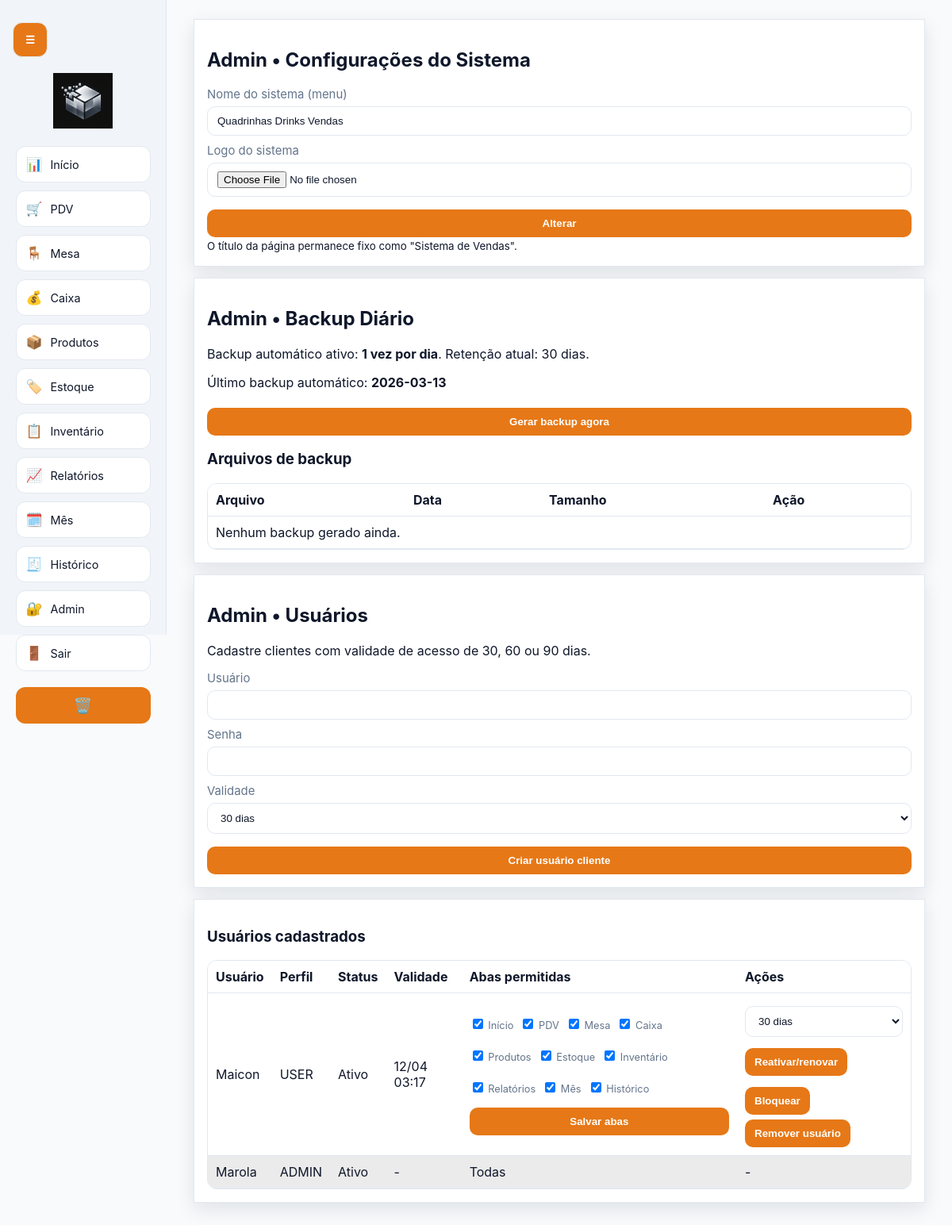
Page /admin/users (signed in) on the committed database.
### tables this page shows
CREATE TABLE system_settings (
            key TEXT PRIMARY KEY,
            value TEXT NOT NULL
        );

CREATE TABLE users (
            id INTEGER PRIMARY KEY AUTOINCREMENT,
            username TEXT UNIQUE NOT NULL,
            password TEXT NOT NULL,
            role TEXT NOT NULL DEFAULT 'ADMIN'
        , is_active INTEGER NOT NULL DEFAULT 1, expires_at TEXT, allowed_tabs TEXT);

### app.py (the view, shortened to what this page needs)
@app.route("/admin/users", methods=["GET", "POST"])
def admin_users():
    redirect_resp = require_admin()
    if redirect_resp:
        return redirect_resp
    db = get_db()
    users = db.execute("SELECT * FROM users ORDER BY role DESC, username ASC").fetchall()
    backups = sorted(app.config["BACKUP_FOLDER"].glob("backup_*.tar.gz"), key=lambda p: p.stat().st_mtime, reverse=True)
    backup_rows = [
        {
            "name": b.name,
            "size_kb": round(b.stat().st_size / 1024, 1),
            "created_at": datetime.fromtimestamp(b.stat().st_mtime).strftime("%Y-%m-%d %H:%M:%S"),
        }
        for b in backups[:20]
    ]
    return render_template(
        "admin_users.html",
        users=users,
        now=now_iso(),
        available_tabs=TAB_LABELS,
        backups=backup_rows,
        backup_last_run=get_setting(db, "backup_last_run_date", "-"),
        backup_keep_days=get_setting(db, "backup_keep_days", "30"),
    )

### app.py (called while the page is built, shortened)
def get_db() -> sqlite3.Connection:
    if "db" not in g:
        conn = sqlite3.connect(DB_PATH)
        conn.row_factory = sqlite3.Row
        conn.execute("PRAGMA foreign_keys = ON")
        g.db = conn
    return g.db

def get_system_name(db: sqlite3.Connection) -> str:
    row = db.execute("SELECT value FROM system_settings WHERE key = 'system_name'").fetchone()
    return row["value"] if row else "Quadrinhas Drinks Vendas"

def get_setting(db: sqlite3.Connection, key: str, default: str = "") -> str:
    row = db.execute("SELECT value FROM system_settings WHERE key = ?", (key,)).fetchone()
    return row["value"] if row else default

def maybe_run_daily_backup() -> None:
    db = get_db()
    if get_setting(db, "backup_enabled", "1") != "1":
        return
    today = datetime.now().strftime("%Y-%m-%d")
    last_run = get_setting(db, "backup_last_run_date", "")
    if last_run == today:
        return
    keep_days = int(get_setting(db, "backup_keep_days", "30") or "30")
    create_backup_archive()
    cleanup_old_backups(keep_days)
    set_setting(db, "backup_last_run_date", today)
    db.commit()

def user_allowed_tabs(user: sqlite3.Row | None) -> set[str]:
    if not user:
        return set()
    if user["role"] == "ADMIN":
        return set(DEFAULT_USER_TABS)
    return parse_allowed_tabs(user["allowed_tabs"])

def require_login():
    if "user_id" not in session:
        flash("Faça login para acessar o sistema.", "warning")
        return redirect(url_for("login"))
    user = get_current_user()
    if not user:
        session.clear()
        flash("Sessão inválida. Faça login novamente.", "warning")
        return redirect(url_for("login"))
    return None

def require_admin():
    redirect_resp = require_login()
    if redirect_resp:
        return redirect_resp
    user = get_current_user()
    if not user or user["role"] != "ADMIN":
        flash("Acesso permitido apenas para administrador.", "danger")
        return redirect(url_for("dashboard"))
    return None

def get_current_user() -> sqlite3.Row | None:
    if "current_user" in g:
        return g.current_user
    uid = session.get("user_id")
    if not uid:
        g.current_user = None
        return None
    g.current_user = get_db().execute("SELECT * FROM users WHERE id = ?", (uid,)).fetchone()
    return g.current_user

def is_user_blocked(user: sqlite3.Row) -> bool:
    if user["role"] == "ADMIN":
        return False

def now_iso() -> str:
    return datetime.now().isoformat(timespec="seconds")

### templates/admin_users.html (shortened to what this page needs)
{% extends "base.html" %}
{% block content %}
<section class="card">
  <h2>Admin • Configurações do Sistema</h2>
  <form method="post" action="{{ url_for('admin_settings') }}" enctype="multipart/form-data" class="grid-form">
    <label>Nome do sistema (menu)
      <input name="system_name" value="{{ system_name }}" required>
    </label>
    <label>Logo do sistema
      <input type="file" name="logo_file" accept=".png,.jpg,.jpeg,.webp,.svg">
    </label>
    <button type="submit">Alterar</button>
  </form>
  <small>O título da página permanece fixo como "Sistema de Vendas".</small>
</section>
<section class="card">
  <h2>Admin • Backup Diário</h2>
  <p>Backup automático ativo: <strong>1 vez por dia</strong>. Retenção atual: {{ backup_keep_days }} dias.</p>
  <p>Último backup automático: <strong>{{ backup_last_run }}</strong></p>
  <form method="post" action="{{ url_for('admin_run_backup') }}">
    <button type="submit">Gerar backup agora</button>
  </form>
  <h3>Arquivos de backup</h3>
  <table>
    <thead>
      <tr><th>Arquivo</th><th>Data</th><th>Tamanho</th><th>Ação</th></tr>
    </thead>
    <tbody>
      {% for b in backups %}
      <tr>
        <td>{{ b['name'] }}</td>
        <td>{{ b['created_at'] }}</td>
        <td>{{ b['size_kb'] }} KB</td>
        <td><a href="{{ url_for('admin_download_backup', backup_name=b['name']) }}">Baixar</a></td>
      </tr>
      {% else %}
      <tr><td colspan="4">Nenhum backup gerado ainda.</td></tr>
      {% endfor %}
    </tbody>
  </table>
</section>
<section class="card">
  <h2>Admin • Usuários</h2>
  <p>Cadastre clientes com validade de acesso de 30, 60 ou 90 dias.</p>
  <form method="post" class="grid-form">
    <label>Usuário
      <input name="username" required>
    </label>
    <label>Senha
      <input name="password" required>
    </label>
    <label>Validade
      <select name="duration_days" required>
        <option value="30">30 dias</option>
      </select>
    </label>
    <button type="submit">Criar usuário cliente</button>
  </form>
</section>
<section class="card">
  <h3>Usuários cadastrados</h3>
  <table>
    <thead>
      <tr>
        <th>Usuário</th>
        <th>Perfil</th>
        <th>Status</th>
        <th>Validade</th>
        <th>Abas permitidas</th>
        <th>Ações</th>
      </tr>
    </thead>
    <tbody>
      {% for user in users %}
      <tr>
        <td>{{ user['username'] }}</td>
        <td>{{ user['role'] }}</td>
        <td>
          {% if user['role'] == 'ADMIN' %}
            Ativo
          {% elif user['is_active'] and (not user['expires_at'] or user['expires_at'] > now) %}
            Ativo
          {% else %}
            Bloqueado
          {% endif %}
        </td>
        <td>{{ user['expires_at']|fmt_dt if user['expires_at'] else '-' }}</td>
        <td>
          {% if user['role'] != 'ADMIN' %}
          {% set user_tabs = user['allowed_tabs'].split(',') if user['allowed_tabs'] else [] %}
          <form method="post" action="{{ url_for('admin_update_user_tabs', user_id=user['id']) }}">
            <div class="inline" style="gap:8px;flex-wrap:wrap;">
              {% for tab_key, tab_label in available_tabs.items() %}
              <label style="font-size:.8rem;">
                <input type="checkbox" name="allowed_tabs" value="{{ tab_key }}" {% if tab_key in user_tabs %}checked{% endif %}>
                {{ tab_label }}
              </label>
              {% endfor %}
            </div>
            <button type="submit">Salvar abas</button>
          </form>
          {% else %}
          Todas
          {% endif %}
        </td>
        <td>
          {% if user['role'] != 'ADMIN' %}
          <form method="post" action="{{ url_for('admin_update_user', user_id=user['id']) }}" class="inline">
            <select name="duration_days" required>
              <option value="30">30 dias</option>
            </select>
            <button name="action" value="renew" type="submit">Reativar/renovar</button>
            <button name="action" value="block" type="submit" class="danger-btn" onclick="return confirm('Bloquear usuário?');">Bloquear</button>
          </form>
          <form method="post" action="{{ url_for('admin_delete_user', user_id=user['id']) }}" class="inline" onsubmit="return confirm('Remover usuário? Esta ação não pode ser desfeita.');">
            <button type="submit" class="danger-btn">Remover usuário</button>
          </form>
          {% else %}
          -
          {% endif %}
        </td>
      </tr>
      {% endfor %}
    </tbody>
  </table>
</section>
{% endblock %}

### templates/base.html (shortened to what this page needs)
<!doctype html>
<html lang="pt-BR">
<head>
  <link rel="stylesheet" href="{{ url_for('static', filename='style.css', v=asset_version) }}">
</head>
<body class="light-theme">
  {% if session.get('user_id') %}
  <button id="menu-toggle" class="menu-toggle" type="button" aria-label="Abrir ou fechar menu">☰</button>
  <aside id="side-menu" class="side-menu">
    <div class="menu-header">
      <img src="{{ url_for('static', filename=logo_path) }}" alt="Logo da loja" class="store-logo" onerror="this.style.display='none';this.nextElementSibling.style.display='block';">
    </div>
    <nav class="menu-nav">
      {% if is_admin or 'dashboard' in allowed_tabs %}
      <a href="{{ url_for('dashboard') }}" title="Início"><span>📊</span><small>Início</small></a>
      {% endif %}
      {% if is_admin or 'pdv' in allowed_tabs %}
      <a href="{{ url_for('pdv') }}" title="PDV"><span>🛒</span><small>PDV</small></a>
      {% endif %}
      {% if is_admin or 'mesa' in allowed_tabs %}
      <a href="{{ url_for('mesa') }}" title="Mesa"><span>🪑</span><small>Mesa</small></a>
      {% endif %}
      {% if is_admin or 'cash' in allowed_tabs %}
      <a href="{{ url_for('cash') }}" title="Caixa"><span>💰</span><small>Caixa</small></a>
      {% endif %}
      {% if is_admin or 'products' in allowed_tabs %}
      <a href="{{ url_for('products') }}" title="Produtos"><span>📦</span><small>Produtos</small></a>
      {% endif %}
      {% if is_admin or 'stock' in allowed_tabs %}
      <a href="{{ url_for('stock') }}" title="Estoque"><span>🏷️</span><small>Estoque</small></a>
      {% endif %}
      {% if is_admin or 'inventory' in allowed_tabs %}
      <a href="{{ url_for('inventory') }}" title="Inventário"><span>📋</span><small>Inventário</small></a>
      {% endif %}
      {% if is_admin or 'reports' in allowed_tabs %}
      <a href="{{ url_for('reports') }}" title="Relatórios"><span>📈</span><small>Relatórios</small></a>
      {% endif %}
      {% if is_admin or 'monthly' in allowed_tabs %}
      <a href="{{ url_for('monthly_management') }}" title="Gerenciar mês"><span>🗓️</span><small>Mês</small></a>
      {% endif %}
      {% if is_admin or 'sales' in allowed_tabs %}
      <a href="{{ url_for('sales_history') }}" title="Histórico"><span>🧾</span><small>Histórico</small></a>
      {% endif %}
      {% if is_admin %}
      <a href="{{ url_for('admin_users') }}" title="Admin"><span>🔐</span><small>Admin</small></a>
      {% endif %}
      <a href="{{ url_for('logout') }}" title="Sair"><span>🚪</span><small>Sair</small></a>
    </nav>
    {% if is_admin %}
    <div class="menu-actions">
      <form method="post" action="{{ url_for('reset_data') }}" onsubmit="return confirm('Atenção: dados de caixa e vendas serão apagados. Deseja continuar?');">
        <button class="danger-btn" type="submit" title="Apagar dados de caixa e vendas">🗑️</button>
      </form>
    </div>
    {% endif %}
  </aside>
  {% endif %}
  <main class="app-main {% if session.get('user_id') %}with-sidebar{% endif %}">
    {% block content %}{% endblock %}
  </main>
</body>
</html>

### static/style.css (style rules this page uses)
body { --bg: #F8FAFC; --surface: #FFFFFF; --surface-2: #FFFFFF; --sidebar: #F1F5F9; --text: #0F172A; --muted: #64748B; --primary: #e67817; --primary-hover: #cf6510; --success: #d8f5e1; --danger: #ffdfe5; --warning: #fff1cb; --border: #E2E8F0; --link: #e67817; --shadow: 0 8px 22px rgba(15, 23, 42, 0.10); }
* { box-sizing: border-box; }
body { font-family: Inter, Segoe UI, Roboto, Arial, sans-serif; background: var(--bg); color: var(--text); margin: 0; min-height: 100vh; }
body.light-theme { background: var(--bg); }
.menu-toggle { position: fixed; top: 22px; left: 16px; z-index: 30; width: 44px; height: 44px; border-radius: 12px; border: 1px solid var(--border); background: var(--primary); color: #fff; cursor: pointer; }
.side-menu { position: fixed; top: 0; left: 0; width: 210px; height: 100vh; background: var(--sidebar); border-right: 1px solid var(--border); display: flex; flex-direction: column; padding: 14px 10px; gap: 14px; align-items: center; transition: transform 0.25s ease; z-index: 20; }
body.light-theme .side-menu { background: var(--sidebar); }
.store-logo { width: 120px; max-height: 70px; object-fit: contain; display: block; margin: 78px auto 8px; }
.menu-nav { display: grid; gap: 10px; justify-items: center; margin: auto 0; }
.menu-nav a { width: 170px; min-height: 46px; display: flex; align-items: center; justify-content: flex-start; gap: 10px; padding: 8px 12px; font-size: 1.05rem; border-radius: 12px; border: 1px solid var(--border); background: var(--surface); color: var(--text); text-decoration: none; }
.menu-nav a small { font-size: 0.9rem; color: var(--text); }
.menu-actions { margin-top: auto; display: grid; gap: 10px; justify-items: center; }
.menu-actions button { width: 170px; height: 46px; padding: 0; border-radius: 12px; border: 1px solid transparent; background: var(--primary); color: #fff8ef; cursor: pointer; font-size: 1.2rem; }
body.light-theme .menu-actions button { background: var(--primary); color: #fff; }
.menu-actions .danger-btn { background: var(--danger); }
.app-main { width: min(1200px, 100%); margin: 0 auto; padding: clamp(12px, 2.4vw, 24px); }
.app-main.with-sidebar { margin-left: 220px; width: calc(100% - 230px); }
.card { background: var(--surface); border: 1px solid var(--border); border-radius: var(--radius); padding: 16px; margin-bottom: 14px; box-shadow: var(--shadow); }
body.light-theme .card { background: var(--surface); }
table { width: 100%; border-collapse: separate; border-spacing: 0; border: 1px solid var(--border); border-radius: 12px; overflow: hidden; }
th, td { border-bottom: 1px solid var(--border); padding: 10px; text-align: left; }
th { background: var(--surface); color: var(--text); }
body.light-theme th { background: var(--surface); color: var(--text); }
tr:nth-child(even) td { background: color-mix(in srgb, var(--surface) 92%, #000 8%); }
label { display: block; margin-bottom: 10px; color: var(--muted); font-size: 0.93rem; }
input, select, button { width: 100%; margin-top: 6px; padding: 10px 12px; border-radius: 10px; border: 1px solid var(--border); background: var(--surface); color: var(--text); }
body.light-theme input, body.light-theme select, body.light-theme button { background: var(--surface); }
button { cursor: pointer; background: var(--primary); border: none; font-weight: 600; color: #fff; }
body.light-theme button { background: var(--primary); color: #fff; }
.inline { display: flex; gap: 8px; align-items: end; flex-wrap: wrap; }
.inline input, .inline button { width: auto; }
a { color: var(--link); }
.menu-nav a { box-shadow: inset 0 0 0 1px rgba(255,255,255,0.02); }
.card { backdrop-filter: blur(4px); }

### rows in the picture
system_settings: value (picture)
system_settings: system_name "Quadrinhas Drinks Vendas"
system_settings: value "30"
system_settings: value "2026-03-13"
users: username "Maicon", role "USER", is_active "Ativo", expires_at|fmt_dt "12/04 03:17", available_tabs "Início" "PDV" "Mesa" "Caixa" "Produtos" "Estoque" "Inventário" "Relatórios" "Mês" "Histórico"
users: username "Marola", role "ADMIN", shows "Ativo", expires_at|fmt_dt "-", shows "Todas"
